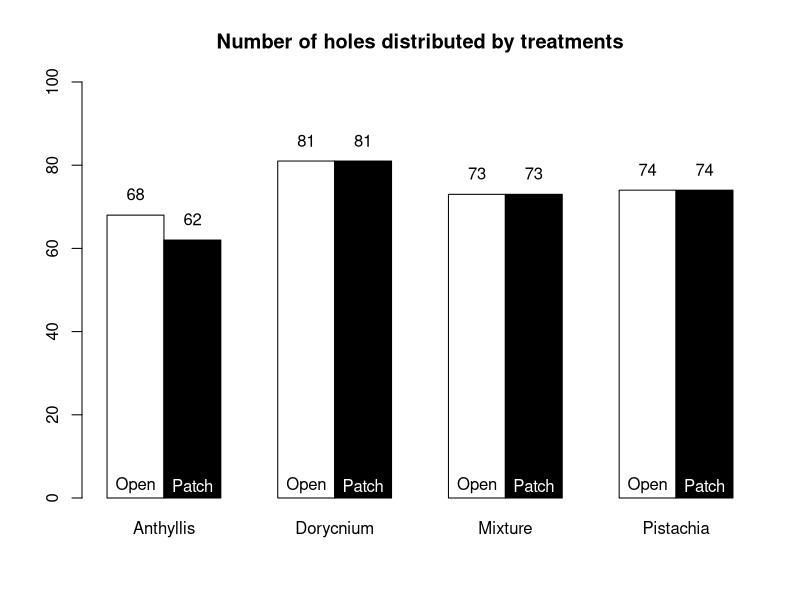

Write the R code that produced this figure. (Note: this script raises an error after producing the figure.)
## ---- chunk 1
data <- read.table("data_january_plant.csv", sep=";",dec=",", header=T)
str(data)
data$ms <- as.factor(data$ms)
## ---- chunk 2
att <- tapply(data$com, list(data$ms, data$com), length)
att <- as.matrix(att)
colnames(att) <- c("Anthyllis", "Dorycnium", "Mixture", "Pistachia")
rownames(att) <- c("Open","Patch")
## ---- chunk 3
barplot(as.matrix(att), beside=TRUE,
	col=c("white", "black"), 
	names.arg= c("Anthyllis", "Dorycnium", "Mixture", "Pistachia"),
	main="Number of holes distributed by treatments",
	ylim=c(0,100))
text(x = c(1.50, 2.50, 4.5, 5.5, 7.5, 8.5, 10.5, 11.5),
	y = as.vector(att + 5),
	labels = as.character(as.vector(att)))
text(x = c(1.50, 2.50, 4.5, 5.5, 7.5, 8.5, 10.5, 11.5),
	y = as.vector(3), labels = c("Open", "Patch"),
	col = c("black" ,"white"))
## ---- chunk 4
data[which(is.na(data$e1)),]$e1 <- 0;data[which(is.na(data$e2)),]$e2  <- 0;data[which(is.na(data$e3)),]$e3 <- 0
tra <- data[data$e1<=2 & data$e2<=2 & data$e3<=2,]
art <- tapply(tra$com, list(tra$ms, tra$com), length)
art <- as.matrix(art)
colnames(art) <- c("Anthyllis", "Dorycnium", "Mixture", "Pistachia")
rownames(art) <- c("Open","Patch")
knitr::kable(art, caption="Number of holes with individuals in good shape")
## ---- chunk 5
barplot(as.matrix(art), beside=TRUE,
	col=c("white", "black"), 
	names.arg= c("Anthyllis", "Dorycnium", "Mixture", "Pistachia"),
	main="Number of holes distributed by treatments with good individuals",
	ylim=c(0,100))
text(x = c(1.50, 2.50, 4.5, 5.5, 7.5, 8.5, 10.5, 11.5),
	y = as.vector(art + 5),
	labels = as.character(as.vector(art)))
text(x = c(1.50, 2.50, 4.5, 5.5, 7.5, 8.5, 10.5, 11.5),
	y = as.vector(3), labels = c("Open", "Patch"),
	col = c("black" ,"white"))
## ---- chunk 6
layout(matrix(c(1,2,3,4,5,6), 2, 3, byrow = FALSE))

com <- c("A", "D", "P")
for (i in 1:3) {
	hist(data[which(data$com==com[i]),]$h1, breaks=20, main=paste(com[i]," ","heights"), xlab="")
	hist(data[which(data$com==com[i]),]$d1, breaks=20, main=paste(com[i]," ","diameters"), xlab="")
}

## ---- chunk 7
sampled <- data[data$e1<=2 & data$e2<=2 & data$e3<=2,]
sampl <- c()
for (i in 1:nlevels(sampled$com)) {
	for (j in 1:nlevels(sampled$ms)) {
		temp <- sampled[which(sampled$com==levels(sampled$com)[i] & sampled$ms==levels(sampled$ms)[j]),]$label
		sampl <- c(sampl, sample(temp, size= round(length(temp)/2), replace=FALSE))
	}
}

sampled$watering <- rep(0,times=length(sampled$label))
sampled[which(sampled$label %in% sampl),]$watering <- 1
tabl <- tapply(sampled$watering, list(sampled$ms, sampled$com), FUN= function(x) sum(x)/length(x))
tabl <- round(tabl,3)
knitr::kable(tabl, caption="fraction of holes which will be watered by treatments")
